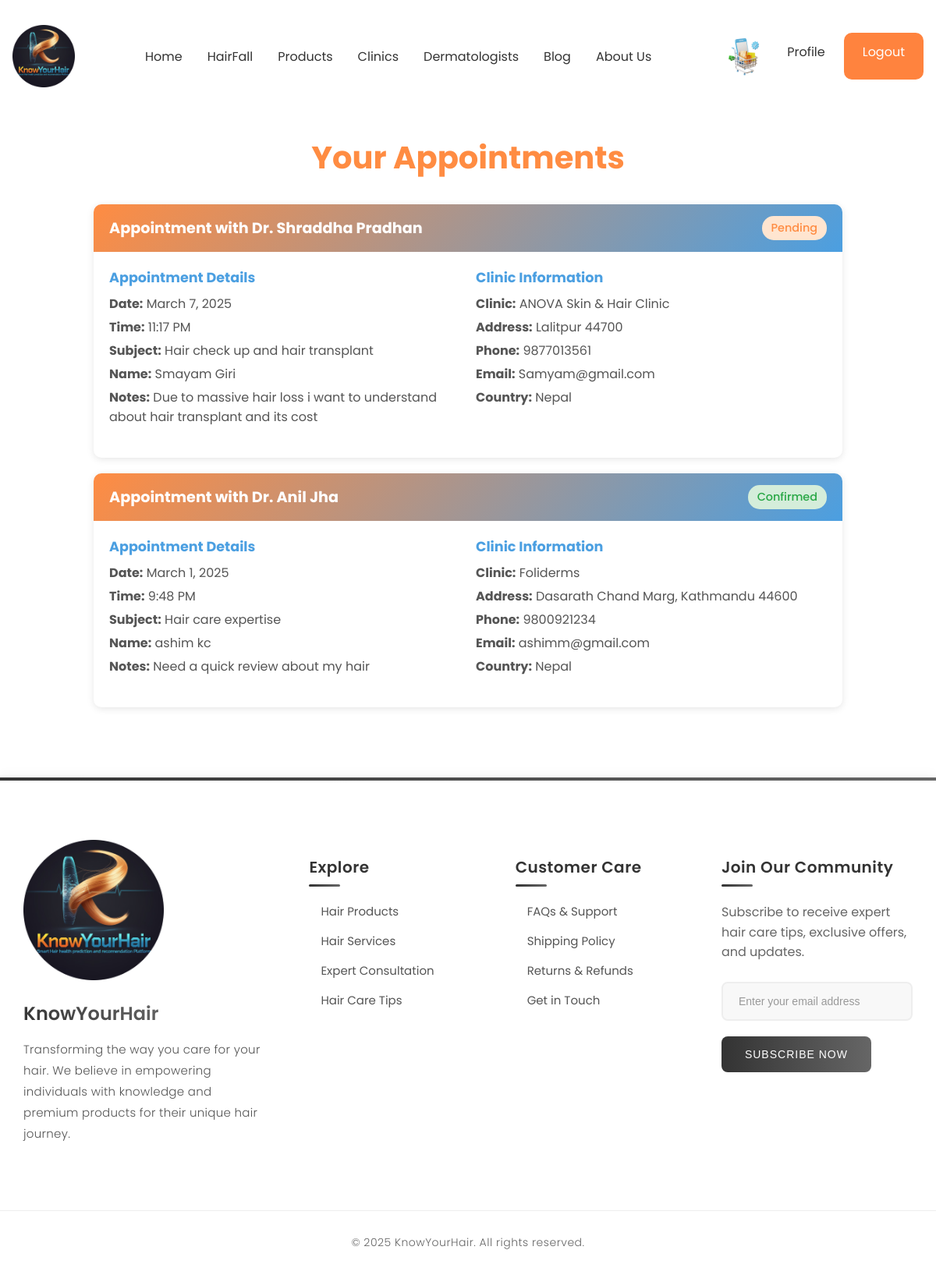
The app's page /user/Details/ (signed in), older data.
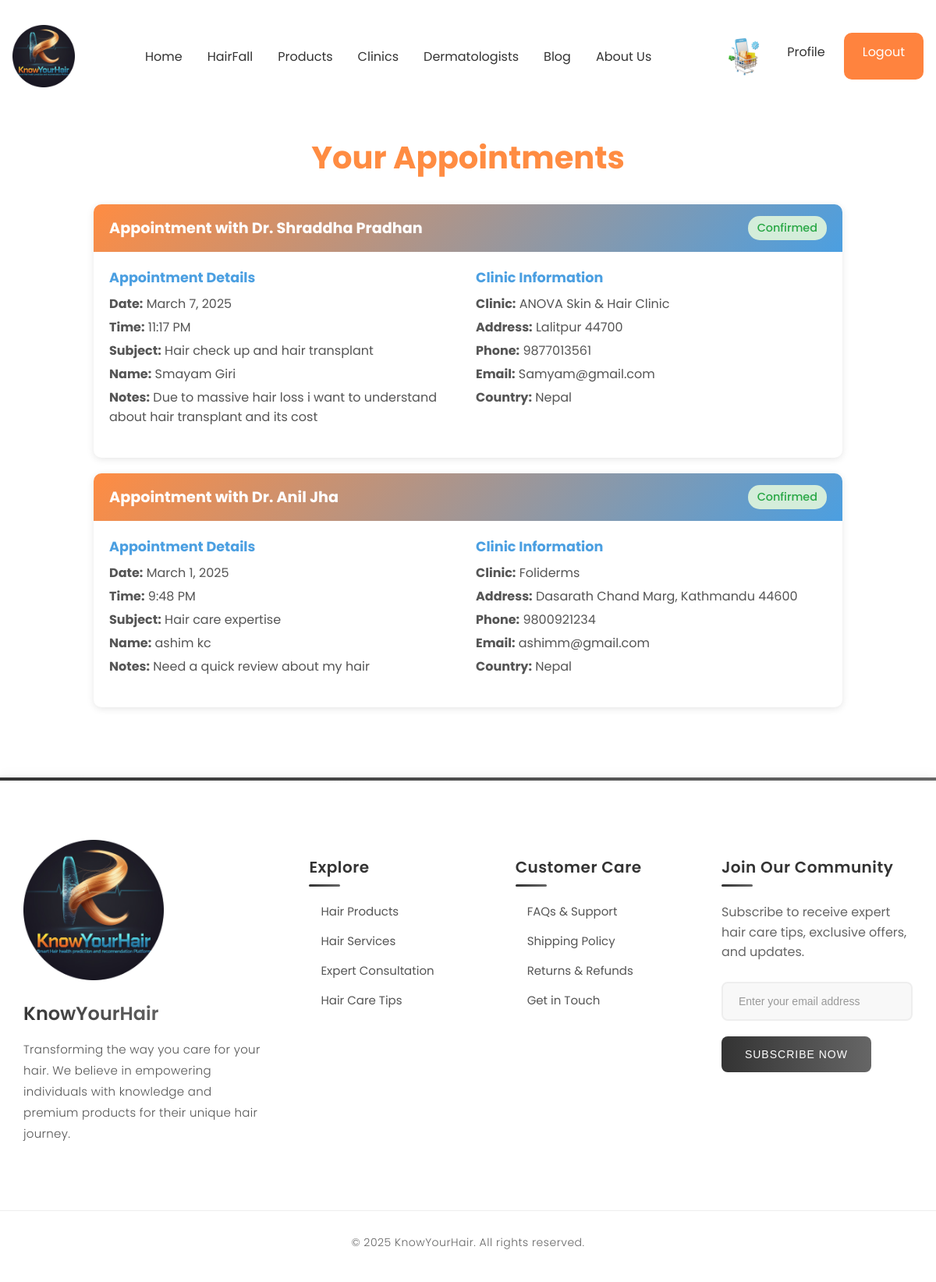
The same page, newer data.
### clinic/models.py (models this page shows, shortened)
class BookingClinic(models.Model):
    id = models.AutoField(primary_key=True)
    user = models.ForeignKey(User, on_delete=models.CASCADE)
    dermatologist = models.ForeignKey(Dermatologist, on_delete=models.CASCADE)
    clinic = models.ForeignKey(Clinic, on_delete=models.CASCADE)  # Clinic where the dermatologist works
    appointment_time = models.DateTimeField()  # The scheduled appointment time
    country = models.CharField(max_length=255)  # User's country for booking
    first_name = models.CharField(max_length=255)  # User's first name for booking
    last_name = models.CharField(max_length=255)  # User's last name for booking
    email = models.EmailField()  # User's email for communication
    phone = models.CharField(max_length=20, blank=True, null=True)  # Optional phone number
    subject = models.CharField(max_length=255)  # Subject of the appointment
    status = models.CharField(
        max_length=20,
        choices=[('pending', 'Pending'), ('confirmed', 'Confirmed'), ('cancelled', 'Cancelled')],
        default='pending'
    )  # Appointment status
    message = models.TextField(blank=True, null=True)  # Optional notes or reason for the appointment

class Dermatologist(models.Model):
    id = models.AutoField(primary_key=True)
    first_name = models.CharField(max_length=100)
    last_name = models.CharField(max_length=100)
    About = models.TextField()
    image = models.ImageField(upload_to='dermatologist_images/', default='default.jpg')
    clinic = models.ForeignKey(Clinic, on_delete=models.CASCADE, related_name="dermatologists")
    phoneNum = models.CharField(max_length=100)
    total_experience = models.IntegerField()

class Clinic(models.Model):
    STATUS_CHOICES = [
        ('Pending', 'Pending'),
        ('Approved', 'Approved'),
        ('Rejected', 'Rejected'),
    ]
    id = models.AutoField(primary_key=True)
    name = models.CharField(max_length=100)
    description = models.TextField()
    date_posted = models.DateTimeField(default=timezone.now)
    author = models.ForeignKey(User, on_delete=models.CASCADE)
    image = models.ImageField(upload_to='clinics_images/',default='default.jpg',)
    address = models.CharField(max_length=100)
    opening_time = models.CharField(max_length=100)
    closing_time = models.CharField(max_length=100)
    phoneNum = models.CharField(max_length=100)
    status = models.CharField(max_length=15, choices=STATUS_CHOICES, default='Pending')

### user/views.py (the view)
# urls.py: path('Details/', UserBookingView.as_view(), name='CustomerDetails'),
class UserBookingView(LoginRequiredMixin, TemplateView):
    template_name = 'user/user_booking.html'
    def get_context_data(self, **kwargs):
        context = super().get_context_data(**kwargs)
        context['bookings'] = BookingClinic.objects.filter(
            user=self.request.user  # This filters for the logged-in user
        ).select_related('dermatologist', 'clinic').order_by('-appointment_time')  # Added - for newest first
        return context

### user/templates/user/user_booking.html (shortened to what this page needs)
{% extends 'base/base.html' %}
{% load static %}
{% block content %}
<div class="booking-container">
    <div class="header">
        <h1>Your Appointments</h1>
    </div>
    {% if bookings %}
        {% for booking in bookings %}
            <div class="booking-card">
                <div class="booking-header">
                    <h3>Appointment with Dr. {{ booking.dermatologist.first_name }} {{ booking.dermatologist.last_name }}</h3>
                    <span class="status-badge status-{{ booking.status }}">{{ booking.status|title }}</span>
                </div>
                <div class="booking-content">
                    <div class="booking-details">
                        <div class="detail-group">
                            <h4>Appointment Details</h4>
                            <p><strong>Date:</strong> {{ booking.appointment_time|date:"F j, Y" }}</p>
                            <p><strong>Time:</strong> {{ booking.appointment_time|time:"g:i A" }}</p>
                            <p><strong>Subject:</strong> {{ booking.subject }}</p>
                            <p><strong>Name:</strong> {{ booking.first_name }} {{ booking.last_name }}</p>
                            {% if booking.message %}
                                <p><strong>Notes:</strong> {{ booking.message }}</p>
                            {% endif %}
                        </div>
                        <div class="detail-group">
                            <h4>Clinic Information</h4>
                            <p><strong>Clinic:</strong> {{ booking.clinic.name }}</p>
                            <p><strong>Address:</strong> {{ booking.clinic.address }}</p>
                            <p><strong>Phone:</strong> {{ booking.phone }}</p>
                            <p><strong>Email:</strong> {{ booking.email }}</p>
                            <p><strong>Country:</strong> {{ booking.country }}</p>
                        </div>
                    </div>
                </div>
            </div>
        {% endfor %}
    {% else %}
        <div class="no-bookings">
            <p>You don't have any appointments yet.</p>
        </div>
    {% endif %}
</div>
{% endblock %}

### base/templates/base/base.html (shortened to what this page needs)
{% load static %}
<!DOCTYPE html>
<html lang="en">
<head>
    <link rel="stylesheet" href="https://cdnjs.cloudflare.com/ajax/libs/font-awesome/5.15.4/css/all.min.css">
    <link href="https://cdnjs.cloudflare.com/ajax/libs/font-awesome/6.0.0/css/all.min.css" rel="stylesheet">
     <link rel="stylesheet" type="text/css" href="{% static 'base/css/footer.css' %}">
    <link rel="stylesheet" type="text/css" href="{% static 'product/css/searchBar.css' %}">
    <link rel="stylesheet" href="https://cdnjs.cloudflare.com/ajax/libs/font-awesome/6.0.0/css/all.min.css">
</head>
<body>
    {% include 'base/navbar.html' %}
    <main class="container">
        {% block content %}{% endblock %}
    </main>
    {% block footer %}
    <footer class="footer">
    <div class="footer-content">
        <div class="footer-logo">
            <a href="{% url 'KnowYourHair-home' %}">
            <img src="{% static 'base/images/logo.png' %}" alt="KnowYourHair Logo" class="logo-image">
        </a>
            <h2>KnowYourHair</h2>
            <p>Transforming the way you care for your hair. We believe in empowering individuals with knowledge and premium products for their unique hair journey.</p>
        </div>
        <div class="footer-section">
            <h3>Explore</h3>
            <div class="footer-links">
                <a href="/Products">Hair Products</a>
                <a href="/services">Hair Services</a>
                <a href="/consultations">Expert Consultation</a>
                <a href="/Blog">Hair Care Tips</a>
            </div>
        </div>
        <div class="footer-section">
            <h3>Customer Care</h3>
            <div class="footer-links">
                <a href="/faq">FAQs & Support</a>
                <a href="/shipping">Shipping Policy</a>
                <a href="/returns">Returns & Refunds</a>
                <a href="/contact">Get in Touch</a>
            </div>
        </div>
        <div class="footer-section">
            <h3>Join Our Community</h3>
            <p style="color: #666; margin-bottom: 20px; line-height: 1.6;">Subscribe to receive expert hair care tips, exclusive offers, and updates.</p>
            <div class="newsletter-form">
                <div class="form-group">
                    <input type="email" placeholder="Enter your email address" required>
                </div>
                <button class="subscribe-btn">Subscribe Now</button>
            </div>
        </div>
    </div>
    <div class="footer-bottom">
        <p>&copy; 2025 KnowYourHair. All rights reserved.</p>
    </div>
</footer>
    {% endblock %}
</body>
</html>

### base/templates/base/navbar.html (shortened to what this page needs)
{% load static %}
{% block navbar_css %}
<link rel="stylesheet" type="text/css" href="{% static 'base/css/home.css' %}">
{% endblock %}
<nav>
    <div class="nav__header">
    <div class="nav__logo">
        <a href="{% url 'KnowYourHair-home' %}">
            <img src="{% static 'base/images/logo.png' %}" alt="KnowYourHair Logo" class="logo-image">
        </a>
    </div>
</div>
    <ul class="nav__links" id="nav-links">
        <li class="active"><a href="{% url 'KnowYourHair-home' %}">Home</a></li>
        <li><a href="{% url 'KnowYourHair-hairfallprediction' %}">HairFall</a></li>
        <li><a href="{% url 'KnowYourHair-product' %}">Products</a></li>
        <li><a href="{% url 'KnowYourHair-clinic' %}">Clinics</a></li>
        <li><a href="{% url 'dermatologist' %}">Dermatologists</a></li>
        <li><a href="{% url 'KnowYourHair-blog' %}">Blog</a></li>
        <li><a href="{% url 'KnowYourHair-AboutUs' %}">About Us</a></li>
    </ul>
  <div class="nav__btns">
    {% if user.is_authenticated %}
        {% if request.user.is_superuser %}
            <a href="{% url 'adminDash' %}" class="btn sign__up">Dashboard</a>
        {% elif request.user.profile.agent %}
            <a href="{% url 'profile' %}" class="btn sign__up">Profile</a>
        {% elif request.user.profile.customer %}
            <a href="{% url 'cart_detail' %}" class="cart-icon">
                <img src="{% static 'base/images/cart.png' %}" alt="Cart" class="cart-image">
            </a>
            <a href="{% url 'profile' %}" class="btn sign__up">Profile</a>
        {% endif %}
        <a href="{% url 'logout' %}" class="btn sign__in">Logout</a>
    {% else %}
        <a href="{% url 'login' %}" class="btn sign__in">Login</a>
        <a href="{% url 'registration' %}" class="btn sign__up">Register</a>
    {% endif %}
</div>
</nav>

### base/static/base/css/footer.css (style rules this page uses)
.footer { background-color: white; padding: 80px 0 40px; font-family: 'Poppins', sans-serif; box-shadow: 0 -2px 15px rgba(0, 0, 0, 0.05); position: relative; overflow: hidden; margin-top: 50px; }
.footer::before { content: ''; position: absolute; top: 0; left: 0; right: 0; height: 4px; background: linear-gradient(90deg, #333 0%, #666 100%); }
.footer-content { max-width: 1200px; margin: 0 auto; display: grid; grid-template-columns: 1.5fr 1fr 1fr 1.2fr; gap: 60px; padding: 0 30px; }
.footer-logo { grid-column: 1; }
.footer-logo img { width: 180px; height: auto; margin-bottom: 25px; }
.footer-logo h2 { font-size: 24px; font-weight: 600; margin-bottom: 15px; background: linear-gradient(45deg, #333, #666); -webkit-background-clip: text; -webkit-text-fill-color: transparent; display: inline-block; }
.footer-logo p { font-size: 15px; line-height: 1.8; color: #555; font-weight: 300; margin-bottom: 25px; letter-spacing: 0.3px; }
.footer-section { padding-top: 20px; }
.footer-section h3 { font-size: 20px; font-weight: 600; color: #333; margin-bottom: 30px; position: relative; letter-spacing: 0.5px; }
.footer-section h3::after { content: ''; position: absolute; bottom: -10px; left: 0; width: 40px; height: 3px; background: linear-gradient(90deg, #333 0%, #666 100%); border-radius: 2px; }
.footer-links { display: flex; flex-direction: column; gap: 15px; }
.footer-links a { color: #555; text-decoration: none; font-size: 15px; font-weight: 400; transition: all 0.3s ease; display: inline-block; position: relative; padding-left: 15px; }
.footer-links a::before { content: '→'; position: absolute; left: 0; opacity: 0; transition: all 0.3s ease; }
.newsletter-form { margin-top: 25px; }
.form-group { position: relative; margin-bottom: 20px; }
.form-group input { width: 100%; padding: 15px 20px; border: 2px solid #eee; border-radius: 8px; font-size: 14px; font-weight: 300; transition: all 0.3s ease; background-color: #f8f8f8; }
.form-group input::placeholder { color: #999; font-weight: 300; }
.subscribe-btn { background: linear-gradient(90deg, #333 0%, #666 100%); color: white; border: none; padding: 15px 30px; border-radius: 8px; font-size: 14px; font-weight: 500; cursor: pointer; transition: all 0.3s ease; text-transform: uppercase; letter-spacing: 1px; }
.footer-bottom { margin-top: 60px; padding-top: 30px; border-top: 1px solid #eee; text-align: center; }
.footer-bottom p { color: #666; font-size: 14px; font-weight: 300; letter-spacing: 0.5px; }

### user/templates/user/user_booking.html (style rules this page uses)
.booking-container { max-width: 1000px; margin: 40px auto; padding: 20px; }
.header { text-align: center; margin-bottom: 30px; }
.header h1 { color: #FF8C42; font-size: 2.5rem; margin-bottom: 10px; }
.booking-card { background: white; border-radius: 10px; box-shadow: 0 2px 10px rgba(0, 0, 0, 0.1); margin-bottom: 20px; overflow: hidden; transition: transform 0.2s; }
.booking-header { background: linear-gradient(135deg, #FF8C42, #4B9FE1); color: white; padding: 15px 20px; display: flex; justify-content: space-between; align-items: center; }
.booking-header h3 { margin: 0; font-size: 1.2rem; }
.booking-content { padding: 20px; }
.booking-details { display: grid; grid-template-columns: 1fr 1fr; gap: 20px; }
.detail-group { margin-bottom: 15px; }
.detail-group h4 { color: #4B9FE1; margin-bottom: 8px; font-size: 1.1rem; }
.detail-group p { margin: 5px 0; color: #555; }
.status-badge { padding: 5px 12px; border-radius: 15px; font-size: 0.9rem; font-weight: 500; }
.status-confirmed { background-color: #D4EDDA; color: #28a745; }

Row changes from the older to the newer data that the page shows:
changed BookingClinic "March 7, 2025": status "Pending" → "Confirmed"
